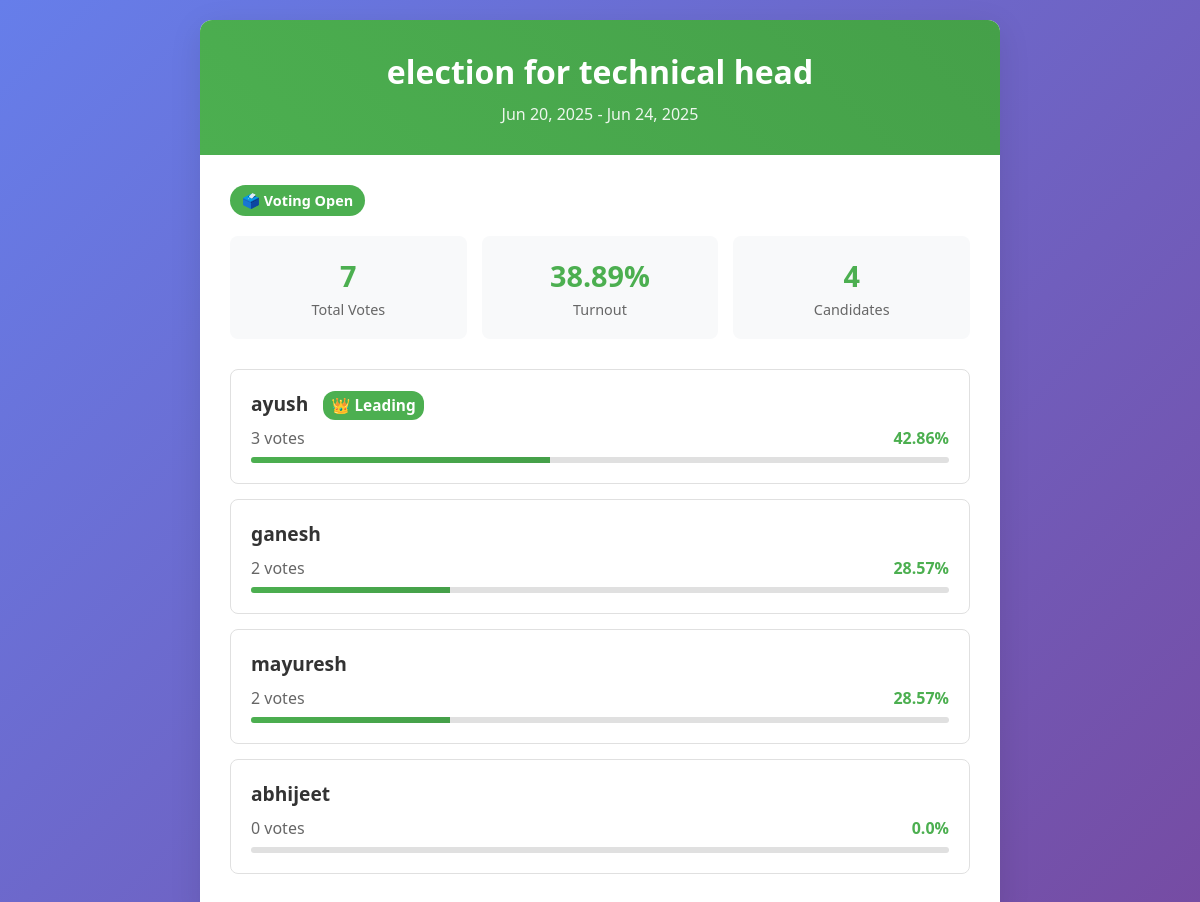
The app's page /results/ (signed in) with its own data.
### voting/models.py (models this page shows, shortened)
class Election(models.Model):
    name = models.CharField(max_length=255)
    start_date = models.DateTimeField()
    end_date = models.DateTimeField()
    is_active = models.BooleanField(default=True)
    def is_voting_open(self):
        now = timezone.now()
        return self.is_active and self.start_date <= now <= self.end_date
    def has_ended(self):
        return timezone.now() > self.end_date

class CandidateProfile(models.Model):
    user = models.OneToOneField(CustomUser, on_delete=models.CASCADE)
    manifesto = models.TextField(blank=True, help_text="Your campaign manifesto and promises")
    slogan = models.CharField(max_length=200, blank=True, help_text="Campaign slogan or motto")
    votes_received = models.IntegerField(default=0)

class CustomUser(AbstractUser):
    ROLE_CHOICES = (
        ('voter', 'Voter'),
        ('candidate', 'Candidate'),
        ('admin', 'Admin'),
    )
    BRANCH_CHOICES = [
        ('CSE', 'Computer Science'),
        ('ECE', 'Electronics and Communication'),
        ('ME', 'Mechanical'),
        ('CE', 'Civil'),
        ('EE', 'Electrical'),
    ]
    YEAR_CHOICES = [
        ('1', 'First Year'),
        ('2', 'Second Year'),
        ('3', 'Third Year'),
        ('4', 'Fourth Year'),
    ]
    role = models.CharField(max_length=10, choices=ROLE_CHOICES, default='voter')
    email = models.EmailField(unique=True)
    branch = models.CharField(max_length=50, choices=BRANCH_CHOICES, default='CSE')
    year_of_study = models.CharField(max_length=1, choices=YEAR_CHOICES, default='1')
    USERNAME_FIELD = 'email'
    REQUIRED_FIELDS = ['username']

### voting/views.py (the view)
# urls.py: path('results/', views.election_results, name='election_results'),
@login_required
def election_results(request, election_id=None):
    election = (get_object_or_404(Election, id=election_id) if election_id
               else Election.objects.filter(is_active=True).first())
    if not election:
        return render(request, 'voting/no_active_election.html')
    if request.user.role != 'admin' and not election.has_ended():
        raise PermissionDenied("Results viewable by admins only or after election ends.")
    candidates_with_votes = []
    for candidate in CandidateProfile.objects.all():
        vote_count = Vote.objects.filter(candidate=candidate, election=election).count()
        candidates_with_votes.append({
            'candidate': candidate,
            'votes': vote_count,
            'percentage': 0
        })
    total_votes = sum(item['votes'] for item in candidates_with_votes)
    for item in candidates_with_votes:
        if total_votes > 0:
            item['percentage'] = round((item['votes'] / total_votes) * 100, 2)
    candidates_with_votes.sort(key=lambda x: x['votes'], reverse=True)
    total_eligible_voters = VoterProfile.objects.count()
    voter_turnout = round((total_votes / total_eligible_voters) * 100, 2) if total_eligible_voters > 0 else 0
    return render(request, 'voting/results.html', {
        'election': election,
        'candidates_with_votes': candidates_with_votes,
        'total_votes': total_votes,
        'total_eligible_voters': total_eligible_voters,
        'voter_turnout': voter_turnout,
        'election_ended': election.has_ended(),
        'election_active': election.is_voting_open(),
    })

### voting/templates/voting/results.html (shortened to what this page needs)
<!DOCTYPE html>
<html lang="en">
<head>
</head>
<body>
    <div class="container">
        <div class="header">
            <h1>{{ election.name }}</h1>
            <p>{{ election.start_date|date:"M j, Y" }} - {{ election.end_date|date:"M j, Y" }}</p>
        </div>
        <div class="content">
            {% if election_active %}
                <span class="status status-active">🗳️ Voting Open</span>
            {% elif election_ended %}
                <span class="status status-ended">🏁 Election Ended</span>
            {% else %}
                <span class="status status-inactive">⏳ Voting Closed</span>
            {% endif %}
            <div class="stats">
                <div class="stat">
                    <div class="stat-number">{{ total_votes }}</div>
                    <div class="stat-label">Total Votes</div>
                </div>
                <div class="stat">
                    <div class="stat-number">{{ voter_turnout }}%</div>
                    <div class="stat-label">Turnout</div>
                </div>
                <div class="stat">
                    <div class="stat-number">{{ candidates_with_votes|length }}</div>
                    <div class="stat-label">Candidates</div>
                </div>
            </div>
            {% if candidates_with_votes %}
                {% for item in candidates_with_votes %}
                    <div class="candidate">
                        <div class="candidate-name">
                            {{ item.candidate.user.get_full_name|default:item.candidate.user.username }}
                            {% if forloop.first and item.votes > 0 %}
                                <span class="winner-badge">👑 Leading</span>
                            {% endif %}
                        </div>
                        <div class="vote-bar">
                            <span class="votes">{{ item.votes }} vote{{ item.votes|pluralize }}</span>
                            <span class="percentage">{{ item.percentage }}%</span>
                        </div>
                        <div class="progress">
                            <div class="progress-fill" style="width: {{ item.percentage }}%"></div>
                        </div>
                    </div>
                {% endfor %}
            {% else %}
                <div class="no-results">
                    <h3>No votes cast yet</h3>
                    <p>Results will appear once voting begins</p>
                </div>
            {% endif %}
        </div>
    </div>
</body>
</html>

### voting/templates/voting/results.html (style rules this page uses)
* { margin: 0; padding: 0; box-sizing: border-box; }
body { font-family: 'Segoe UI', Tahoma, Geneva, Verdana, sans-serif; background: linear-gradient(135deg, #667eea 0%, #764ba2 100%); min-height: 100vh; padding: 20px; }
.container { max-width: 800px; margin: 0 auto; background: white; border-radius: 12px; box-shadow: 0 8px 32px rgba(0,0,0,0.1); overflow: hidden; }
.header { background: linear-gradient(45deg, #4CAF50, #45a049); color: white; padding: 30px; text-align: center; }
.header h1 { font-size: 2em; margin-bottom: 10px; }
.header p { opacity: 0.9; }
.content { padding: 30px; }
.stats { display: grid; grid-template-columns: repeat(auto-fit, minmax(150px, 1fr)); gap: 15px; margin-bottom: 30px; }
.stat { text-align: center; padding: 20px; background: #f8f9fa; border-radius: 8px; }
.stat-number { font-size: 1.8em; font-weight: bold; color: #4CAF50; }
.stat-label { color: #666; font-size: 0.9em; margin-top: 5px; }
.candidate { border: 1px solid #e0e0e0; border-radius: 8px; padding: 20px; margin-bottom: 15px; position: relative; transition: transform 0.2s; }
.candidate-name { font-size: 1.2em; font-weight: bold; margin-bottom: 10px; color: #333; }
.winner-badge { background: #4CAF50; color: white; padding: 4px 8px; border-radius: 12px; font-size: 0.8em; margin-left: 10px; }
.vote-bar { display: flex; justify-content: space-between; align-items: center; margin-bottom: 8px; }
.votes { color: #666; }
.percentage { font-weight: bold; color: #4CAF50; }
.progress { width: 100%; height: 6px; background: #e0e0e0; border-radius: 3px; overflow: hidden; }
.progress-fill { height: 100%; background: linear-gradient(90deg, #4CAF50, #45a049); transition: width 0.8s ease; }
.status { display: inline-block; padding: 6px 12px; border-radius: 20px; font-size: 0.9em; font-weight: bold; margin-bottom: 20px; }
.status-active { background: #4CAF50; color: white; }

### records on screen
Election: name "election for technical head", start_date "Jun 20, 2025", end_date "Jun 24, 2025"
CandidateProfile: candidate.user.get_full_name "ayush", shows "👑 Leading", votes "3", percentage "42.86"
CandidateProfile: candidate.user.get_full_name "ganesh", votes "2", percentage "28.57"
CandidateProfile: candidate.user.get_full_name "mayuresh", votes "2", percentage "28.57"
CandidateProfile: candidate.user.get_full_name "abhijeet", votes "0", percentage "0.0"

### other values on screen
{{ total_votes }} "7"
{{ voter_turnout }} "38.89"
{{ candidates_with_votes|length }} "4"
